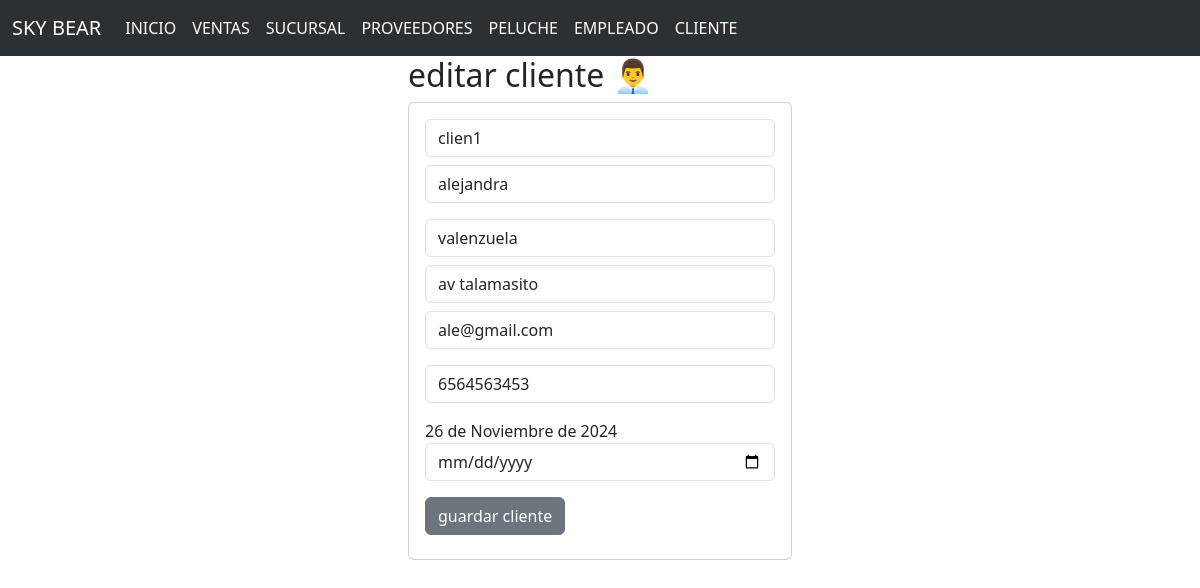
Page /seleccionarCliente/clien1 on the committed database.
### cliente_app/models.py (models this page shows, shortened)
class Cliente(models.Model):
    idcliente=models.CharField(primary_key=True,max_length=6)
    nombre=models.CharField(max_length=10)
    apellido=models.CharField(max_length=10)
    direccion=models.CharField(max_length=50)
    correo=models.CharField(max_length=50)
    telefono=models.CharField(max_length=10)
    fecharegistro=models.DateField()

### cliente_app/views.py (the view)
# urls.py: path('seleccionarCliente/<idcliente>',views.seleccionarCliente,name='seleccionarCliente'),
def seleccionarCliente(request,idcliente):
    cliente=Cliente.objects.get(idcliente=idcliente)
    return render (request,"editarCliente.html",{'misclientes': cliente})

### cliente_app/templates/editarCliente.html
{% extends "base2.html" %}
{% block cuerpo %}
<div class="row">
    <div class="col-md-4 offset-md-4">
        <h2>editar cliente 👨‍💼</h2>
    <div class="card">
        <div class="card-body">
            <form action="/editarCliente/" method="POST"> {% csrf_token %}
                <div class="form-group">
                    <input type="text" id="txtcliente" name="txtcliente" class="form-control"  value="{{misclientes.idcliente}}" minlength="1" maxlength="6"  readonly required>
                </div>
                <div class="form-group py-2">
                    <input type="text" id="txtnombre" name="txtnombre" class="form-control" value="{{misclientes.nombre}}" minlength="1" maxlength="10" required>
                </div>
                <div class="form-group py-2">
                    <input type="text" id="txtapellido" name="txtapellido" class="form-control" value="{{misclientes.apellido}}" minlength="1" maxlength="10" required>
                </div>
                <div class="form-group py">
                    <input type="text" id="txtdireccion" name="txtdireccion" class="form-control"  value="{{misclientes.direccion}}" minlength="1" maxlength="50" required>
                </div>
                <div class="form-group py-2">
                    <input type="text" id="txtcorreo" name="txtcorreo" class="form-control" value="{{misclientes.correo}}" minlength="1" maxlength="50"  required>
                </div>
                <div class="form-group py-2">
                    <input type="text" id="txtelefono" name="txtelefono" class="form-control" value="{{misclientes.telefono}}" minlength="1" maxlength="10"  required>
                </div>
                <div class="form-group py-2">
                    <label for="">{{misclientes.fecharegistro}}</label>
                    <input type="date" id="txtfecha" name="txtfecha" class="form-control" value="{{misclientes.fecha}}" minlength="1" maxlength="50"  required>
                </div>
                <div class="form-group py-2">
                    <button type="submit" class="btn btn-secondary">guardar cliente</button>
                </div>
            </form>
        </div>
    </div>
    </div>
</div>
{% endblock cuerpo %}

### rows in the picture
Cliente: txtcliente "clien1", txtnombre "alejandra", txtapellido "valenzuela", txtdireccion "av talamasito", txtcorreo "ale@gmail.com", txtelefono "6564563453", fecharegistro "26 de Noviembre de 2024"
